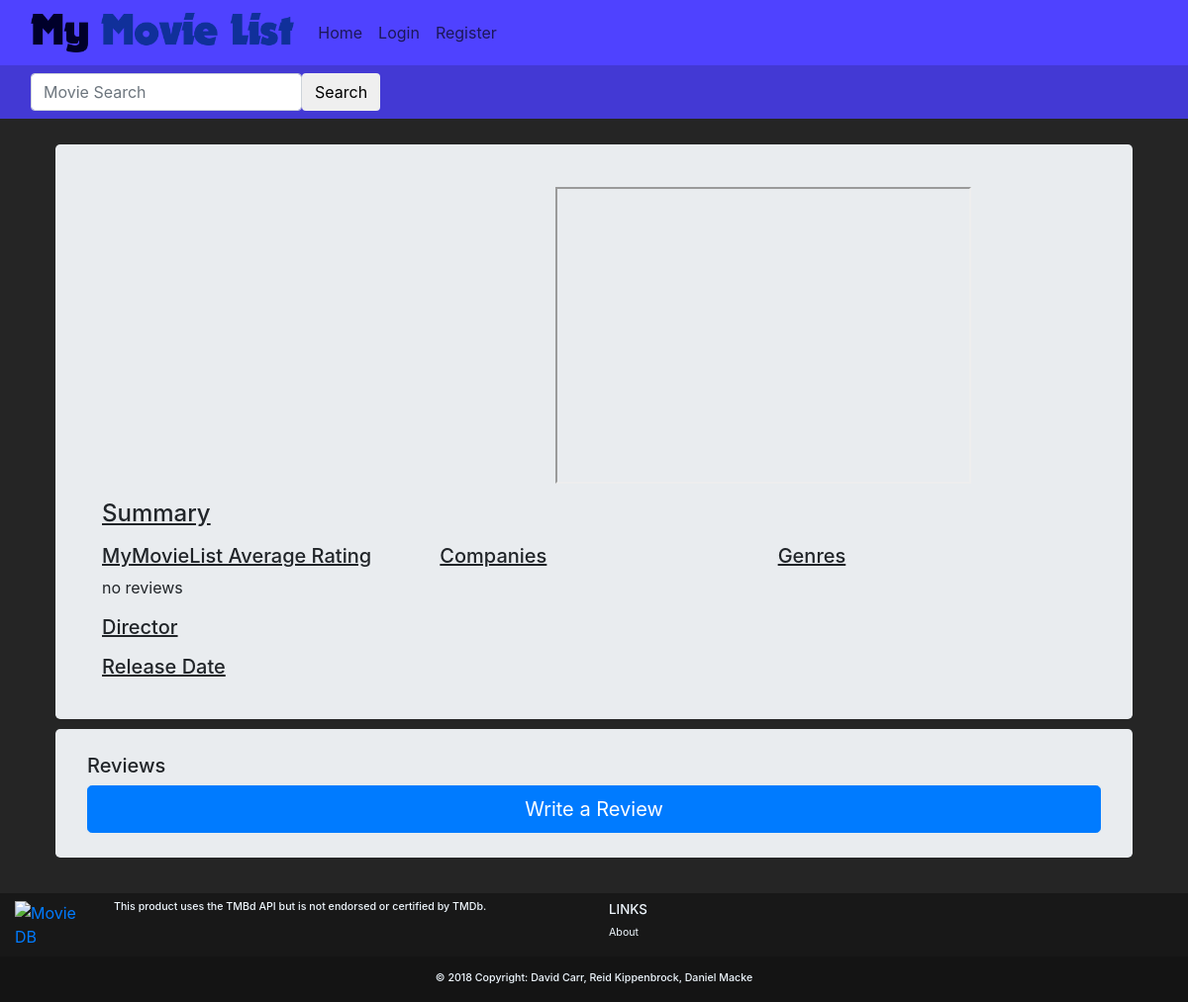
The page /movies/?movie_id=129 on the database as committed earlier.
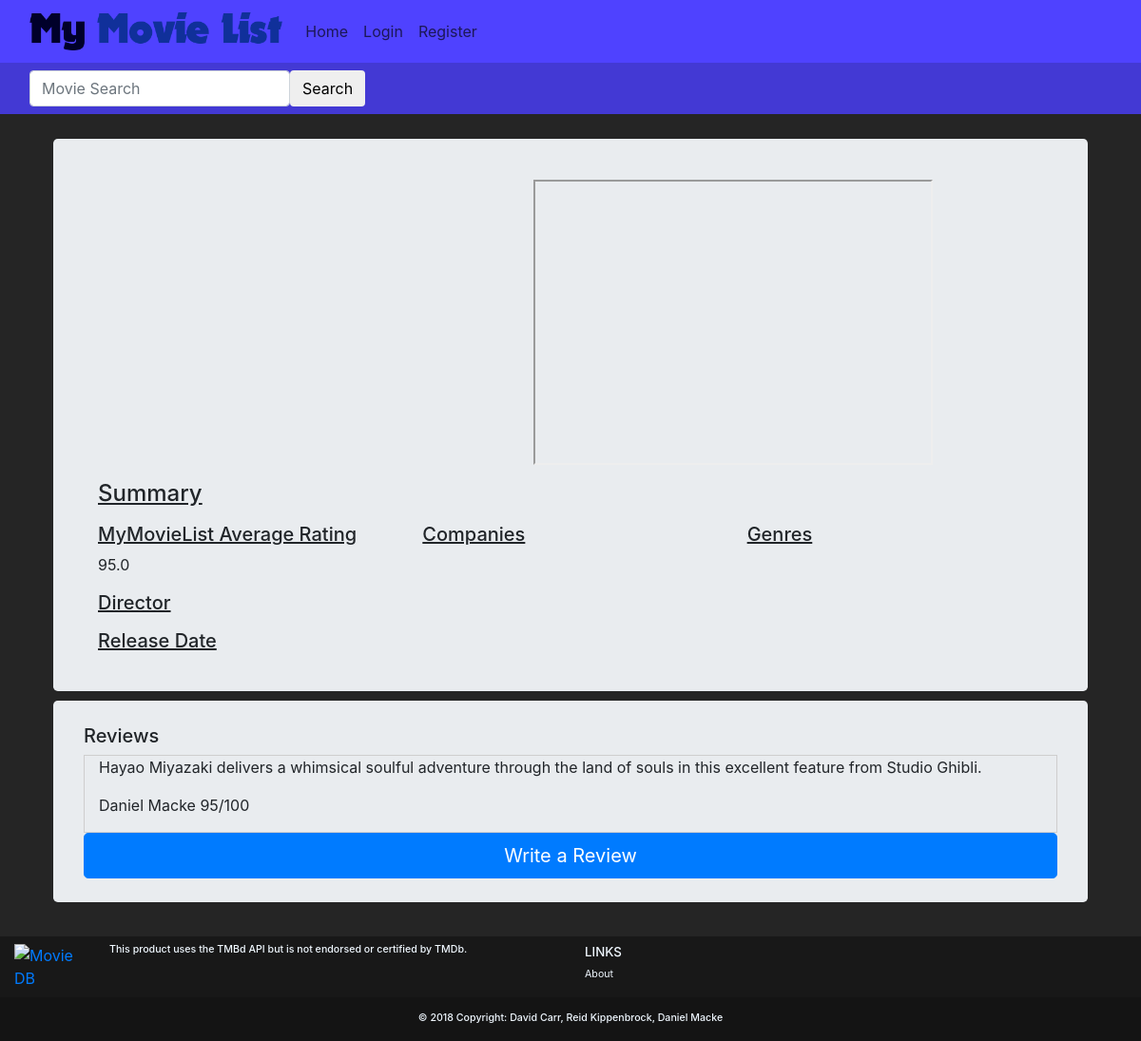
The same page on the database as committed later.
### movies/models.py (models this page shows)
class MovieReview(models.Model):
    user = models.ForeignKey(User,on_delete=models.CASCADE,default=1)
    movie_id = models.IntegerField(default=0)
    movie_title = models.CharField(max_length=50, default='')
    rating = models.IntegerField(
        default=0,
        validators=[
            MaxValueValidator(100),
            MinValueValidator(0)
        ]
    )
    review = models.CharField(max_length=1000, default='')

### movies/views.py (the view)
# urls.py: path('', views.movies),
def movies(request):
    movie_id = request.GET.get('movie_id')
    movie = tmdb.Movies(movie_id)
    if(movie_id):
        movie_info = movie.info()
        movie_title = movie_info["title"]
        movie_poster = 'http://image.tmdb.org/t/p/w185/' + movie_info["poster_path"]
        movie_overview = movie_info["overview"]
        movie_genres = movie_info["genres"]
        movie_companies = movie_info["production_companies"]
        movie_release_date = movie_info["release_date"]
        movie_trailer = ""
        movie_director = ""
        movie_director_pic = ""
        for f in movie.videos()["results"]:
            if (f["site"] == "YouTube" and f["type"] == "Trailer"):
                movie_trailer = "https://youtube.com/embed/" + f["key"]
                break;
        for f in movie.credits()["crew"]:
            if f["job"] == "Director" :
                movie_director = f["name"]
                movie_director_pic = f["profile_path"]
        movie_homepage = movie_info["homepage"]
        movie_reviews =  MovieReview.objects.filter(movie_id=movie_id)
        sum = 0;
        count = 0;
        for review in movie_reviews:
            sum += review.rating
            count += 1
        average = 'no reviews'
        if count > 0:
            average = sum / count
        args = {'average_rating': average, 'id' :movie_id, 'title': movie_title, 'poster': movie_poster, 'overview': movie_overview, 'genres': movie_genres,
                'companies': movie_companies, 'release_date': movie_release_date, 'trailer': movie_trailer,
                'homepage': movie_homepage, 'director':movie_director, 'director_pic':movie_director_pic,'reviews':movie_reviews,}
    return render(request, 'movies/movies.html', args)

### movies/templates/movies/movies.html (shortened to what this page needs)
{% extends 'base.html' %}
{% block body %}
  <div class="container p-3">
    <div class="jumbotron">
      <div class="container-fluid">
        <div class="row" style="padding-top: 10px;">
          <div class="col-md-4 text-center">
          </div>
          <div class="col-md-8 text-center">
            <iframe height="300" width="420" src="{{ trailer }}">
            </iframe>
          </div>
        </div>
        <div class="row" style="padding-top: 10px;">
            <div class="col-md-12 lead">
                <u><h4 class"text-md-left"> Summary </h4></u>
            </div>
        </div>
        <div class="row">
          <div class="col-md-4">
            <u><h5 class="text-md-left"> MyMovieList Average Rating </h5></u>
            <p>
              {{ average_rating }}
            </p>
            <u><h5 class="text-md-left"> Director </h5></u>
            <u><h5 class="text-md-left"> Release Date </h5></u>
          </div>
          <div class="col-md-4">
            <u><h5 class="text-md-left"> Companies </h5></u>
          </div>
          <div class="col-md-4">
            <u><h5 class="text-md-left text-underline"> Genres </h5></u>
          </div>
        </div>
      </div>
    </div>
    <div class="jumbotron">
      <h5>Reviews</h5>
        {%for review in reviews%}
        <div class="container-fluid" style="border:1px solid #cecece;">
          <blockquote>
            <p>{{review.review}}<p>
            <footer> {{review.user.first_name}} {{review.user.last_name}} {{review.rating}}/100</footer>
          </blockquote>
        </div>
        {% endfor %}
        <a href="/movies/write_review/?movie_id={{ id }}" class="btn btn-primary btn-lg btn-block">Write a Review</a>
    </div>
  </div>
{% endblock %}

### accounts/templates/base.html (shortened to what this page needs)
<!DOCTYPE html>
<html lang="en" dir="ltr">
  <head>
    {% load static %}
    <link rel="stylesheet" href="https://stackpath.bootstrapcdn.com/bootstrap/4.1.0/css/bootstrap.min.css">
  </head>
  <body>
    <div class="container-fluid" style="background-color: #4f42ff;">
      <nav class="navbar navbar-expand-lg navbar-light" style="background-color: #4f42ff;">
        <a class="navbar-brand" href="/">
            {% load static %}
            <image src="{% static 'images/titlebanner.png' %}" height=40/>
        </a>
        <div class="collapse navbar-collapse" id="navbarSupportedContent">
          <ul class="navbar-nav mr-auto">
            <li class="nav-item">
              <a class="nav-link" href="/" style="color: #1c1857">Home</a>
            </li>
            <li class="nav-item">
              {% if not request.user.is_authenticated %}
              <a class="nav-link" href="/account/login/" style="color: #1c1857">Login</a>
              {% else %}
              <a class="nav-link" href="/account/logout/" style="color: #1c1857">Logout</a>
              {% endif %}
            </li>
            {%if not request.user.is_authenticated %}
            <li class="nav-item">
              <a class="nav-link" href="/account/register" style="color: #1c1857">Register</a>
            </li>
            {%else%}
            <li class="nav-item">
              <a class="nav-link" href="/account/profile" style="color: #1c1857">Profile</a>
            </li>
            {%endif%}
          </ul>
        </div>
      </nav>
    </div>
    <div class="container-fluid" style="background-color: #4339d4;">
      <nav class="navbar navbar-light" style="background-color: #4339d4;">
        <form class="form-inline" method="GET" action="{% url 'search_url' %}">
          <input type="text" class ="form-control" name="search_box" placeholder="Movie Search" />
          <button class="btn btn-default" type="submit">Search</button>
        </form>
      </nav>
    </div>
    <main>
    <div class="content" style="padding-bottom: 120px">
    {% block body %}
    {% endblock %}
    </div>
    </main>
    <footer class="footer page-footer fixed-bottom font-small pt-2 mt-4" style="background-color: #181818; height: 110px">
      <div class="container-fluid text-center text-md-left">
        <div class="row">
          <div class="col-md-1">
            <a href="https://www.themoviedb.org" target="_blank">
            <img src="https://www.themoviedb.org/static_cache/v4/logos/primary-green-d70eebe18a5eb5b166d5c1ef0796715b8d1a2cbc698f96d311d62f894ae87085.svg" height="40" weight="55" alt="Movie DB">
            </a>
          </div>
            <div class="col-md-5">
            <h6 style="font-size: 8pt; ">This product uses the TMBd API but is not endorsed or certified by TMDb.</h6>
          </div>
          <div class="col-md-6">
            <h5 class="text-uppercase" style="font-size: 10pt; ">Links</h5>
            <ul class="list-unstyled" style="font-size: 8pt; ">
              <li>
                <a href="/about" style="color:aliceblue">About</a>
              </li>
            </ul>
          </div>
        </div>
      </div>
      <div class="footer-copyright py-3 text-center margin-sm" style="background-color: #141414">
        <h6 style="font-size: 8pt; ">© 2018 Copyright: David Carr, Reid Kippenbrock, Daniel Macke</h6>
      </div>
    </footer>
  </body>
</html>

### movies/templates/movies/movies.html (style rules this page uses)
.jumbotron { padding-top: 10px; margin-top: 0px; margin-bottom: 10px; }
.lead { font-size: 14pt }

### accounts/templates/base.html (style rules this page uses)
body { background-color: #252525; }
.jumbotron { margin: 10px; padding-top: 25px; padding-bottom: 25px; }
.footer { color:aliceblue; }

Rows that differ between the two databases and show on the page:
added MovieReview: review "Hayao Miyazaki delivers a whimsical soulful adventure through the land of souls in this excellent feature from Studio Ghibli.", user.first_name "Daniel", user.last_name "Macke", rating "95"
Other text that changed with them:
{{ average_rating }}: "no reviews" → "95.0"
